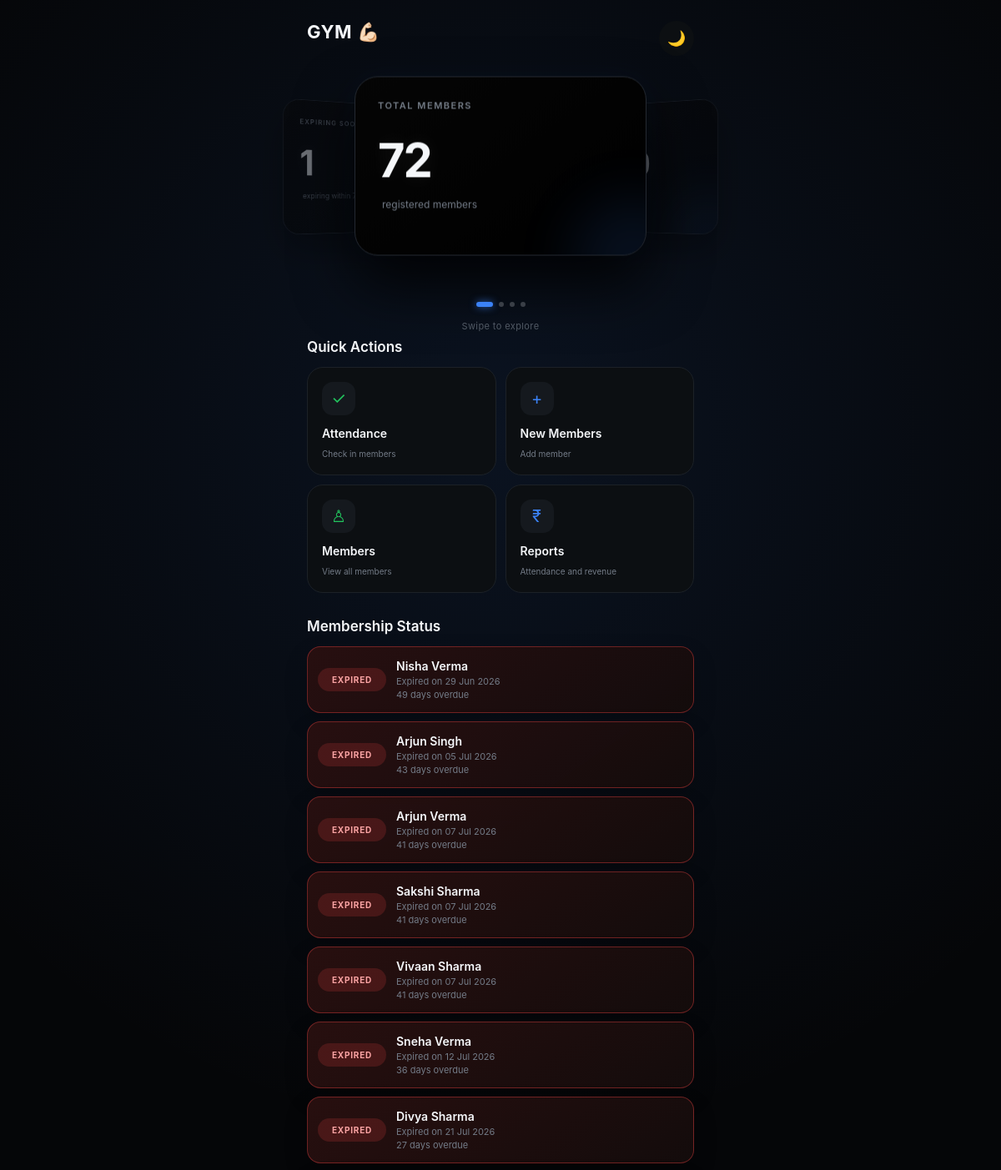
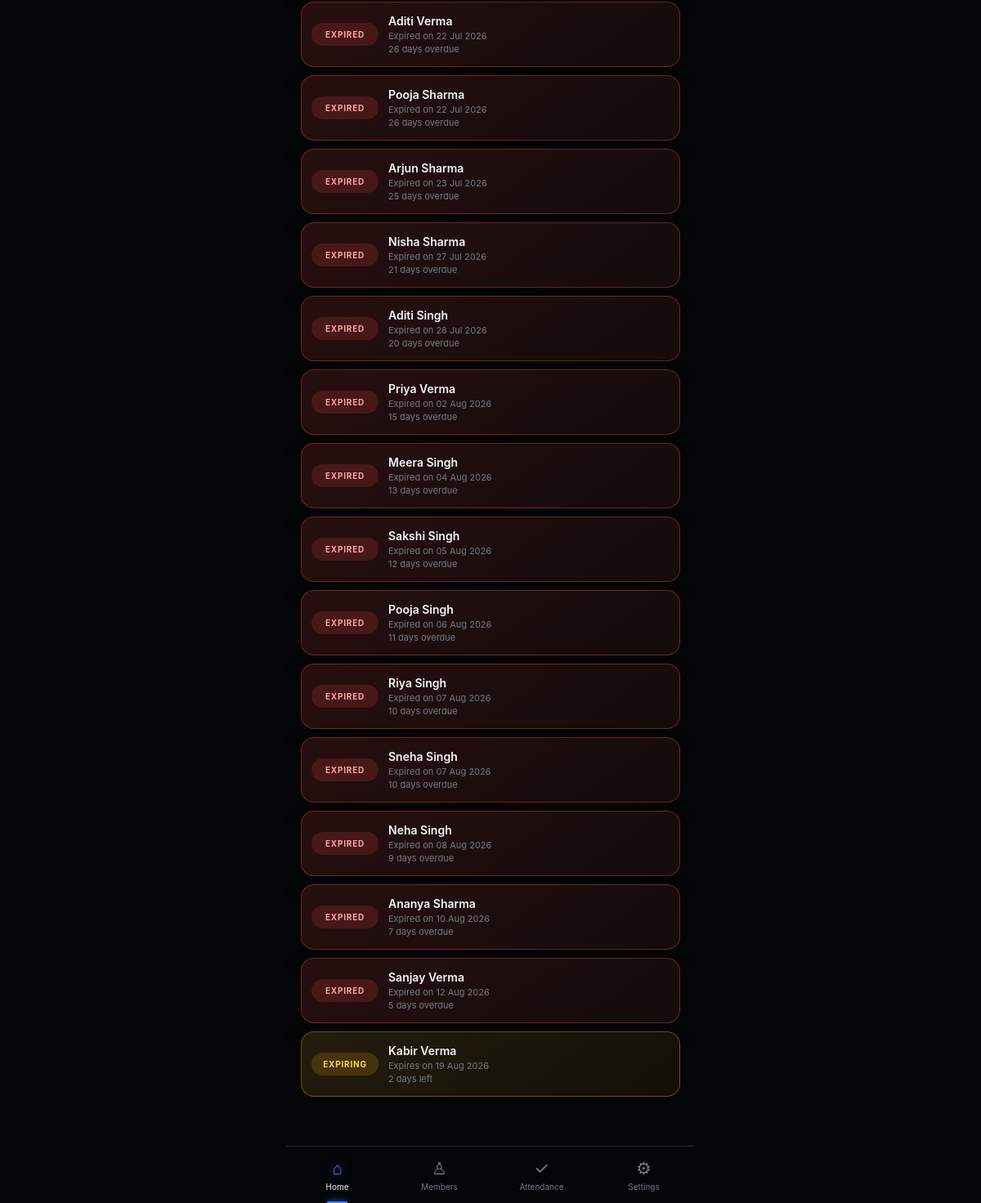
Page / (signed in) on the committed database (2 pictures, top to bottom).
### models.py (models this page shows, shortened)
class Member(db.Model):
    __tablename__ = "member"
    id = db.Column(db.Integer, primary_key=True)
    owner_id = db.Column(
        db.Integer,
        db.ForeignKey("gym_owner.id"),
        nullable=False,
        index=True
    )
    name = db.Column(db.String(100), nullable=False)
    address = db.Column(db.String(150), nullable=False)
    phone = db.Column(db.String(15), nullable=False)
    join_date = db.Column(db.Date, nullable=False)
    notes = db.Column(db.Text)
    active = db.Column(db.Boolean, default=True)
    current_plan_id = db.Column(
        db.Integer,
        db.ForeignKey("membership_plan.id")
    )
    current_plan = db.relationship("MembershipPlan", foreign_keys=[current_plan_id])
    membership_start = db.Column(db.Date)
    membership_expiry = db.Column(db.Date)
    memberships = db.relationship(
        "Membership",
        backref="member",
        lazy=True,
        cascade="all, delete-orphan"
    )
    attendance = db.relationship(
        "Attendance",
        backref="member",
        lazy=True,
        cascade="all, delete-orphan"
    )
    __table_args__ = (
        db.UniqueConstraint(
            "owner_id",
            "name",
            name="uq_owner_member_name"
        ),
    )

### routes/members.py (the view)
@members_bp.route("/")
def index():
    if current_user.is_authenticated:
        today = date.today()
        month_start = today.replace(day=1)
        total_members = Member.query.filter_by(owner_id=current_user.id).count()
        monthly_revenue = db.session.query(func.sum(Membership.amount_paid)).join(Member).filter(
            Member.owner_id == current_user.id,
            Membership.payment_date >= month_start,
            Membership.payment_date <= today,
        ).scalar() or 0
        today_attendance = Attendance.query.join(Member).filter(
            Member.owner_id == current_user.id,
            Attendance.attendance_date == today,
        ).count()
        expired_members = Member.query.filter(
            Member.owner_id == current_user.id,
            Member.membership_expiry < today,
        ).order_by(Member.membership_expiry.asc(), Member.name.asc()).all()
        expiring_soon = Member.query.filter(
            Member.owner_id == current_user.id,
            Member.active.is_(True),
            Member.membership_expiry >= today,
            Member.membership_expiry <= today + relativedelta(days=7),
        ).order_by(Member.membership_expiry.asc(), Member.name.asc()).all()
        return render_template(
            "home.html", active_page="home", total_members=total_members,
            monthly_revenue=monthly_revenue, today_attendance=today_attendance,
            expiring_soon=len(expiring_soon), expired_members=expired_members,
            expiring_members=expiring_soon, today=today,
        )
    return render_template("index.html")

### main.py (called while the page is built)
def create_app():
    app = Flask(__name__)
    app.secret_key = "ppp"
    app.config["SQLALCHEMY_DATABASE_URI"] = "sqlite:///gym.db"
    app.config["SQLALCHEMY_TRACK_MODIFICATIONS"] = False
    db.init_app(app)
    login_manager = LoginManager()
    login_manager.init_app(app)
    login_manager.login_view = "auth.login"
    @login_manager.user_loader
    def load_user(user_id):
        return db.session.get(GymOwner, int(user_id))
    from routes.admin import admin_bp
    from routes.auth import auth_bp
    from routes.members import members_bp
    from routes.settings import settings_bp
    app.register_blueprint(auth_bp)
    app.register_blueprint(members_bp)
    app.register_blueprint(settings_bp)
    app.register_blueprint(admin_bp)
    return app

### templates/home.html (shortened to what this page needs)
{% extends "components/base.html" %}
{% block head%}
<link rel="stylesheet" href="{{ url_for('static', filename='css/home.css') }}">
{% endblock %}
{% block body %}
<header class="header">
  <h1>GYM 💪🏻</h1>
  <button id="themeBtn" onclick="toggleTheme()">🌙</button>
</header>
<section class="showcase" id="showcase">
  <div class="showcase-stage">
    <div class="stat-card active">
      <div class="stat-label">TOTAL MEMBERS</div>
      <div class="stat-number">{{total_members}}</div>
      <div class="stat-growth green">
        <span> registered members </span>
      </div>
    </div>
    <div class="stat-card">
      <div class="stat-label">MONTHLY REVENUE</div>
      <div class="stat-number">₹{{ monthly_revenue }}</div>
      <div class="stat-growth green">
        <span> payments this month </span>
      </div>
    </div>
    <div class="stat-card">
      <div class="stat-label">EXPIRING SOON</div>
      <div class="stat-number">{{ expiring_soon }}</div>
      <div class="stat-growth green">
        <span> expiring within 7 days </span>
      </div>
    </div>
  </div>
  <div class="showcase-dots">
    <span class="dot active"></span>
    <span class="dot"></span>
    <span class="dot"></span>
    <span class="dot"></span>
  </div>
  <p class="swipe-hint">Swipe to explore</p>
</section>
<section class="quick-section">
  <div class="section-title">
    <h2>Quick Actions</h2>
  </div>
  <div class="actions">
    <a href="attendance" class="action-card">
      <div class="icon green-icon">✓</div>
      <div>
        <span> Attendance </span>
        <small> Check in members </small>
      </div>
    </a>
    <a class="action-card" href="/add_member">
      <div class="icon blue-icon">+</div>
      <div>
        <span> New Members </span>
        <small> Add member </small>
      </div>
    </a>
    <a href="{{ url_for('members.members') }}" class="action-card">
      <div class="icon green-icon">♙</div>
      <div>
        <span> Members </span>
        <small> View all members </small>
      </div>
    </a>
    <a href="{{ url_for('members.reports') }}" class="action-card">
      <div class="icon blue-icon">₹</div>
      <div>
        <span> Reports </span>
        <small> Attendance and revenue </small>
      </div>
    </a>
  </div>
</section>
<section class="status-section">
  <div class="section-title">
    <h2>Membership Status</h2>
  </div>
  {% if expired_members or expiring_members %}
  <div class="status-list">
    {% for member in expired_members %}
    <div class="status-item expired">
      <div class="status-badge expired">Expired</div>
      <div class="status-body">
        <strong>{{ member.name }}</strong>
        <small>Expired on {{ member.membership_expiry.strftime('%d %b %Y') if member.membership_expiry else '—' }}</small>
        <p>{{ (today - member.membership_expiry).days }} day{% if (today - member.membership_expiry).days != 1 %}s{% endif %} overdue</p>
      </div>
    </div>
    {% endfor %}
    {% for member in expiring_members %}
    <div class="status-item warning">
      <div class="status-badge warning">Expiring</div>
      <div class="status-body">
        <strong>{{ member.name }}</strong>
        <small>Expires on {{ member.membership_expiry.strftime('%d %b %Y') if member.membership_expiry else '—' }}</small>
        <p>{{ (member.membership_expiry - today).days }} day{% if (member.membership_expiry - today).days != 1 %}s{% endif %} left</p>
      </div>
    </div>
    {% endfor %}
  </div>
  {% endif %}
</section>
{% endblock %}

### static/css/base.css (style rules this page uses)
* { margin: 0; padding: 0; box-sizing: border-box; -webkit-tap-highlight-color: transparent; }
:root { --bg: #050608; --white: #f5f7fa; --muted: #737b87; --blue: #3b82f6; --green: #22c55e; --border: #20242b; --card: #0c0f12; --card2: #050505; --card3: #000000; --activity: #11151a; --navbg: rgba(5, 6, 8, 0.94); --iconbg: #15191e; --line: #1c2127; --cardborder: #242931; }
html { background: var(--bg); }
body { background: radial-gradient(circle at 50% 18%, rgba(59, 130, 246, 0.1), transparent 35%), var(--bg); color: var(--white); transition: background 0.35s, color 0.35s; font-family: -apple-system, BlinkMacSystemFont, "Segoe UI", Roboto, Arial, sans-serif; min-height: 100vh; overflow-x: hidden; }

### rows in the picture
Member: name "Nisha Verma", membership_expiry "29 Jun 2026", (today-member.membership_expiry).days "49"
Member: name "Arjun Singh", membership_expiry "05 Jul 2026", (today-member.membership_expiry).days "43"
Member: name "Arjun Verma", membership_expiry "07 Jul 2026", (today-member.membership_expiry).days "41"
Member: name "Sakshi Sharma", membership_expiry "07 Jul 2026", (today-member.membership_expiry).days "41"
Member: name "Vivaan Sharma", membership_expiry "07 Jul 2026", (today-member.membership_expiry).days "41"
Member: name "Sneha Verma", membership_expiry "12 Jul 2026", (today-member.membership_expiry).days "36"
Member: name "Divya Sharma", membership_expiry "21 Jul 2026", (today-member.membership_expiry).days "27"
Member: name "Aditi Verma", membership_expiry "22 Jul 2026", (today-member.membership_expiry).days "26"
Member: name "Pooja Sharma", membership_expiry "22 Jul 2026", (today-member.membership_expiry).days "26"
Member: name "Arjun Sharma", membership_expiry "23 Jul 2026", (today-member.membership_expiry).days "25"
Member: name "Nisha Sharma", membership_expiry "27 Jul 2026", (today-member.membership_expiry).days "21"
Member: name "Aditi Singh", membership_expiry "28 Jul 2026", (today-member.membership_expiry).days "20"
Member: name "Priya Verma", membership_expiry "02 Aug 2026", (today-member.membership_expiry).days "15"
Member: name "Meera Singh", membership_expiry "04 Aug 2026", (today-member.membership_expiry).days "13"
Member: name "Sakshi Singh", membership_expiry "05 Aug 2026", (today-member.membership_expiry).days "12"
Member: name "Pooja Singh", membership_expiry "06 Aug 2026", (today-member.membership_expiry).days "11"
Member: name "Riya Singh", membership_expiry "07 Aug 2026", (today-member.membership_expiry).days "10"
Member: name "Sneha Singh", membership_expiry "07 Aug 2026", (today-member.membership_expiry).days "10"
Member: name "Neha Singh", membership_expiry "08 Aug 2026", (today-member.membership_expiry).days "9"
Member: name "Ananya Sharma", membership_expiry "10 Aug 2026", (today-member.membership_expiry).days "7"
Member: name "Sanjay Verma", membership_expiry "12 Aug 2026", (today-member.membership_expiry).days "5"
Member: name "Kabir Verma", membership_expiry "19 Aug 2026", (member.membership_expiry-today).days "2"

### other values in the picture
{{ total_members }} "72"
{{ monthly_revenue }} "42300"
{{ expiring_soon }} "1"
